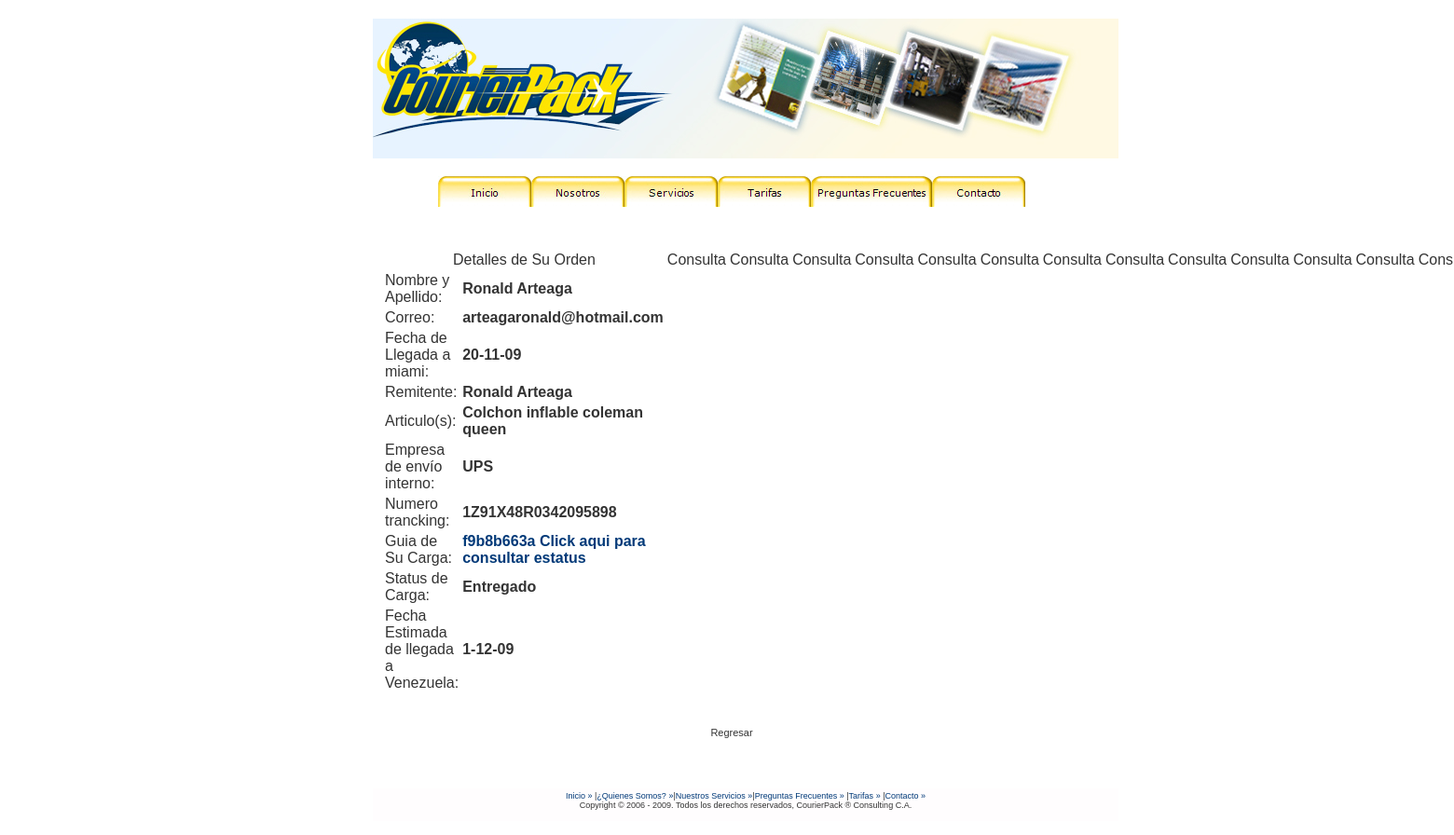
/homedir/public_html.bk/consulta.php?guiacliente=f9b8b663a, run on the app's committed database.
### tables this page shows
CREATE TABLE `tracking` (
  `id` bigint(99) NOT NULL AUTO_INCREMENT,
  `nomape` varchar(50) NOT NULL DEFAULT '',
  `cedula` varchar(20) NOT NULL DEFAULT '',
  `correo` varchar(90) NOT NULL DEFAULT '',
  `remitente` varchar(40) NOT NULL,
  `articulos` text NOT NULL,
  `tracking` varchar(90) NOT NULL DEFAULT '',
  `statususa` varchar(20) NOT NULL DEFAULT '',
  `numerorden` varchar(90) NOT NULL DEFAULT '',
  `empresa` varchar(20) NOT NULL DEFAULT '',
  `tipo_servicio` varchar(40) NOT NULL,
  `seguro` varchar(40) NOT NULL,
  `medio` varchar(60) NOT NULL,
  `fecha` varchar(40) NOT NULL DEFAULT '',
  `guiacliente` varchar(90) NOT NULL DEFAULT '',
  `statusvenezuela` text NOT NULL,
  `fechaestimada` varchar(40) NOT NULL DEFAULT '',
  `fecharecep` varchar(40) NOT NULL DEFAULT '',
  PRIMARY KEY (`id`)
);

### homedir/public_html.bk/consulta.php (the view, shortened to what this page needs)
<html>
<body>
<?php
$link = mysql_connect("localhost", "courierp_courier", "hVAC53fjGa7F");
$result = mysql_query("SELECT * FROM courierp_miembros.tracking WHERE guiacliente = '".$_GET['guiacliente']."'", $link);
if ($row = mysql_fetch_array($result)){
echo "<!DOCTYPE html PUBLIC '-//W3C//DTD XHTML 1.0 Transitional//EN' 'http://www.w3.org/TR/xhtml1/DTD/xhtml1-transitional.dtd'>
<html xmlns='http://www.w3.org/1999/xhtml'>
<head>
<link rel='stylesheet' href='style.css' type='text/css' />
</head>
<body onload='FP_preloadImgs(/*url*/'images/button4D.jpg', /*url*/'images/button4E.jpg', /*url*/'images/button50.jpg', /*url*/'images/button51.jpg', /*url*/'images/button53.jpg', /*url*/'images/button54.jpg', /*url*/'images/button56.jpg', /*url*/'images/button57.jpg', /*url*/'images/button59.jpg', /*url*/'images/button5A.jpg', /*url*/'images/button5C.jpg', /*url*/'images/button5D.jpg')'>
<div id='page' style='width: 760px; height: auto'>
<div id='header'>
	<div id='headerimg'>
		<h1><a href=''></a></h1>
	</div>
</div>
<div id='next'><ul>
  <li class='pagenav'><table width='100%' border='0' align='center' cellpadding='0' cellspacing='0' bordercolor='#FFFCDD' bgcolor='#FFFCDD'>
    <tr>
      <td width='27%' height='41' align='center' valign='middle' bgcolor='#FFFFFF'><div align='center'>
        <p class='entry'><a href='index.html'>
		<img border='0' id='img8' src='images/button4C.jpg' height='33' width='100' alt='Inicio' onmouseover='FP_swapImg(1,0,/*id*/'img8',/*url*/'images/button4D.jpg')' onmouseout='FP_swapImg(0,0,/*id*/'img8',/*url*/'images/button4C.jpg')' onmousedown='FP_swapImg(1,0,/*id*/'img8',/*url*/'images/button4E.jpg')' onmouseup='FP_swapImg(0,0,/*id*/'img8',/*url*/'images/button4D.jpg')' fp-style='fp-btn: Glass Tab 4; fp-font: Verdana; fp-font-size: 8; fp-font-color-hover: #003978; fp-font-color-press: #999999' fp-title='Inicio'></a><a href='nosotros.html'><img border='0' id='img14' src='images/button4F.jpg' height='33' width='100' alt='Nosotros' onmouseover='FP_swapImg(1,0,/*id*/'img14',/*url*/'images/button50.jpg')' onmouseout='FP_swapImg(0,0,/*id*/'img14',/*url*/'images/button4F.jpg')' onmousedown='FP_swapImg(1,0,/*id*/'img14',/*url*/'images/button51.jpg')' onmouseup='FP_swapImg(0,0,/*id*/'img14',/*url*/'images/button50.jpg')' fp-style='fp-btn: Glass Tab 4; fp-font: Verdana; fp-font-size: 8; fp-font-color-hover: #003978; fp-font-color-press: #999999' fp-title='Nosotros'></a><a href='servicios.html'><img border='0' id='img15' src='images/button52.jpg' height='33' width='100' alt='Servicios' onmouseover='FP_swapImg(1,0,/*id*/'img15',/*url*/'images/button53.jpg')' onmouseout='FP_swapImg(0,0,/*id*/'img15',/*url*/'images/button52.jpg')' onmousedown='FP_swapImg(1,0,/*id*/'img15',/*url*/'images/button54.jpg')' onmouseup='FP_swapImg(0,0,/*id*/'img15',/*url*/'images/button53.jpg')' fp-style='fp-btn: Glass Tab 4; fp-font: Verdana; fp-font-size: 8; fp-font-color-hover: #003978; fp-font-color-press: #999999' fp-title='Servicios'></a><a href='tarifas.html'><img border='0' id='img16' src='images/button55.jpg' height='33' width='100' alt='Tarifas' onmouseover='FP_swapImg(1,0,/*id*/'img16',/*url*/'images/button56.jpg')' onmouseout='FP_swapImg(0,0,/*id*/'img16',/*url*/'images/button55.jpg')' onmousedown='FP_swapImg(1,0,/*id*/'img16',/*url*/'images/button57.jpg')' onmouseup='FP_swapImg(0,0,/*id*/'img16',/*url*/'images/button56.jpg')' fp-style='fp-btn: Glass Tab 4; fp-font: Verdana; fp-font-size: 8; fp-font-color-hover: #003978; fp-font-color-press: #999999' fp-title='Tarifas'></a><a href='preguntas.html'><img border='0' id='img17' src='images/button58.jpg' height='33' width='130' alt='Preguntas Frecuentes' onmouseover='FP_swapImg(1,0,/*id*/'img17',/*url*/'images/button59.jpg')' onmouseout='FP_swapImg(0,0,/*id*/'img17',/*url*/'images/button58.jpg')' onmousedown='FP_swapImg(1,0,/*id*/'img17',/*url*/'images/button5A.jpg')' onmouseup='FP_swapImg(0,0,/*id*/'img17',/*url*/'images/button59.jpg')' fp-style='fp-btn: Glass Tab 4; fp-font: Verdana; fp-font-size: 8; fp-font-color-hover: #003978; fp-font-color-press: #999999; fp-proportional: 0' fp-title='Preguntas Frecuentes'></a><a href='contacto.html'><img border='0' id='img18' src='images/button5B.jpg' height='33' width='100' alt='Contacto' onmouseover='FP_swapImg(1,0,/*id*/'img18',/*url*/'images/button5C.jpg')' onmouseout='FP_swapImg(0,0,/*id*/'img18',/*url*/'images/button5B.jpg')' onmousedown='FP_swapImg(1,0,/*id*/'img18',/*url*/'images/button5D.jpg')' onmouseup='FP_swapImg(0,0,/*id*/'img18',/*url*/'images/button5C.jpg')' fp-style='fp-btn: Glass Tab 4; fp-font: Verdana; fp-font-size: 8; fp-font-color-hover: #003978; fp-font-color-press: #999999' fp-title='Contacto'></a></p>
        </div></td>
    </tr>
    <tr>
      <td height='41' align='center' valign='middle' bgcolor='#FFFFFF'>&nbsp;</td>
    </tr>
  </table>
  </li>      <li class='pagenav style1'> ";
echo " <div align='center'>\n ";
echo " <table width='593' border='0'> \n ";
echo " <tr bgcolor='#FFFFFF'> \n ";
echo "<td colspan='2'><div align='center' class='style1'>Detalles de Su Orden</div></td>\n";
while ($field = mysql_fetch_field($result)){
echo "<td colspan='2'><div align='center' class='style1'>Consulta</div></td>\n";
}
echo "</tr> \n";
do {
echo "<tr> \n";
echo " <td width='243' bgcolor='#FFFFFF'><span class='style1'>Nombre y Apellido:</span></td> \n";
echo "<td width='334'><span class='style1'><strong>".$row["nomape"]." </strong></span></td> \n";
echo "</tr> \n";
echo " <tr> \n";
echo "<td bgcolor='#FFFFFF'><span class='style1'>Correo:</span></td>";
echo " <td><span class='style1'><strong>".$row["correo"]."</strong></span></td> \n";
echo "</tr> \n";
echo "<td bgcolor='#FFFFFF'><span class='style1'>Fecha de Llegada a miami:</span></td>";
echo " <td><span class='style1'><strong>".$row["fecha"]."</strong></span></td> \n";
echo "<td bgcolor='#FFFFFF'><span class='style1'>Remitente:</span></td>";
echo " <td><span class='style1'><strong>".$row["remitente"]."</strong></span></td> \n";
echo "<td bgcolor='#FFFFFF'><span class='style1'>Articulo(s):</span></td>";
echo " <td><span class='style1'><strong>".$row["articulos"]."</strong></span></td> \n";
echo "<td bgcolor='#FFFFFF'><span class='style1'>Empresa de envío interno:</span></td>";
echo " <td><span class='style1'><strong>".$row["empresa"]."</strong></span></td> \n";
echo "<td bgcolor='#FFFFFF'><span class='style1'>Numero trancking:</span></td>";
echo " <td><span class='style1'><strong>".$row["tracking"]."</strong></span></td> \n";
echo "<td bgcolor='#FFFFFF'><span class='style1'>Guia de Su Carga:</span></td>";
echo " <td><span class='style1'><strong><a href='http://www.courierpack.com.ve/consulta_estatus_por_guia.php?guiacliente=".$row["guiacliente"]."'>".$row["guiacliente"]." Click aqui para consultar estatus </a></strong></span></td> \n";
echo "<td bgcolor='#FFFFFF'><span class='style1'>Status de Carga:</span></td>";
echo " <td><span class='style1'><strong>".$row["statusvenezuela"]."</strong></span></td> \n";
echo "<td bgcolor='#FFFFFF'><span class='style1'>Fecha Estimada de llegada a Venezuela:</span></td>";
echo " <td><span class='style1'><strong>".$row["fechaestimada"]."</strong></span></td> \n";
} while ($row = mysql_fetch_array($result));
echo "</table> \n";
echo "<br> \n";
echo "<br> \n";
echo "<p><a href='zona_usuarios.php' class='style1'>Regresar</a></p>";
echo "</div>";
echo "    <li class='pagenav style1'></li>
      <li class='pagenav style1'></li>
      <li class='pagenav style1'></li>
      </ul>
  <p>&nbsp;</p>
  <ul>
    <CENTER >
      </CENTER>
  </ul>
  </div>
<hr />
<div id='footer'>
	<p class='style1'><span class='entry'><a href='#' title='View all posts in Uncategorized' class='entry'>Inicio </a><a href='#' title='Inicio' class='entry'>&#187;</a> |<a href='#'>&iquest;Quienes Somos?</a><a href='#' title='&iquest;Quienes Somos?' class='entry'> &#187;</a>|<a href='#'>Nuestros Servicios</a><a href='#' title='Nuestros Servicios' class='entry'> &#187;</a>|<a href='#'>Preguntas Frecuentes</a><a href='#' title='Preguntas Frecuentes' class='entry'> &#187;</a> |<a href='#'>Tarifas</a><a href='#' title='Debe estar registrado para poder visualizarlas ' class='entry'> &#187;</a> |<a href='#' title='Comment on Hello world!' class='entry'>Contacto &#187;</a></span><br />
Copyright &copy; 2006 - 2009. Todos los derechos reservados, CourierPack &reg; Consulting C.A. </p>
</div>
<div class='design_copyright'>
<a href='' title='Web Design' class='web_design'>Web design</a> by Sarkis.</div>
</div>
</body>
</html>";
}
?>

### homedir/public_html.bk/style.css (style rules this page uses)
body { font-size: 9px; font-family: Verdana, Arial, Sans-Serif; margin: 0px; background: url(images/img01.gif) repeat-x left top; color: #FFFFFF; }
#page { background-color: #FFFFFF; border: none; text-align: left; background: url("images/kubrickbg.jpg") repeat-y top; border: none; }
#header { background: #3f433b url('images/kubrickheader.jpg') no-repeat bottom center; }
#headerimg { margin: 7px 9px 0; height: 150px; width: 760px; }
#footer { background: #3f433b url('images/kubrickfooter.jpg') no-repeat top; border: none; }
h1, h2, h3 { font-family: Arial, Sans-Serif ; font-weight: bold; }
h1 { font-size: 26px; text-align: center; }
h1, h1 a, h1 a:hover, h1 a:visited, #headerimg .description { text-decoration: none; color: #666666; }
ul { list-style:none; margin: 0; padding: 5px 0 5px 10px; }
li { padding: 0; font-size: 11px; color:#CCC; }
a, h2 a:hover, h3 a:hover { color: #003978; text-decoration: none; }
body { margin: 20px 0 15px 0; padding: 0; }
#page { margin: 0 auto; padding: 0; width: 600px; }
#header { background-color: #FFFFFF; margin: 0; padding: 0; height: 150px; width: 800px; }
#headerimg { margin: 0; height: 222px; width: 100%; }
#footer { padding: 0; margin: 0 auto; width: 800px; clear: both; }
#footer p { margin: 0; padding: 3px 0 12px 0; text-align: center; }
h1 { margin: 0; padding: 25px 0 0 30px; text-align: left; }
p img { padding: 0; max-width: 100%; }
a img { border: none; }

### data on the page
tracking: nomape "Ronald Arteaga", correo "arteagaronald@hotmail.com", fecha "20-11-09", remitente "Ronald Arteaga", articulos "Colchon inflable coleman queen", empresa "UPS", tracking "1Z91X48R0342095898", guiacliente "f9b8b663a", statusvenezuela "Entregado", fechaestimada "1-12-09"
